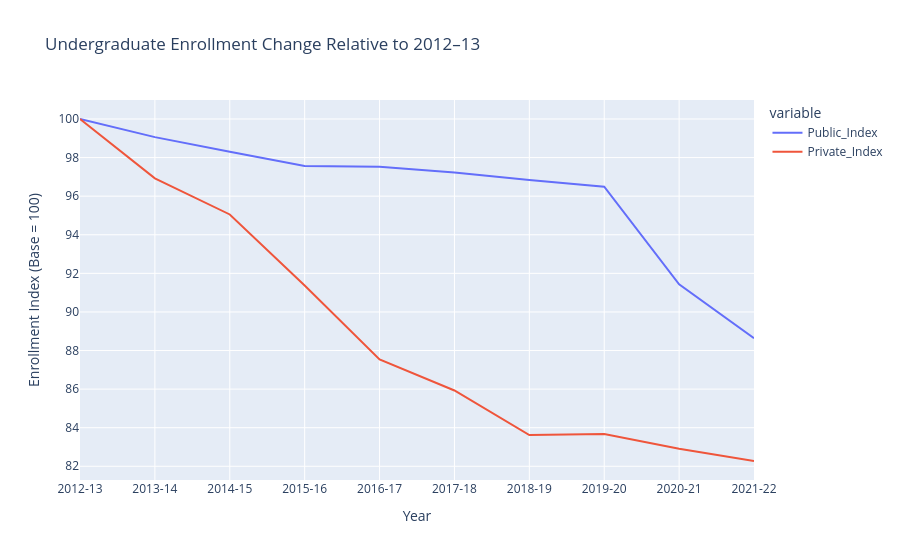

Write notebook code for a chart like this one.
### Markdown cell above
A more accurate statistic of the average percent changer per year. This clearly shows that the private institutions are declining faster than public institutions.

### Code cell
line = pd.DataFrame({
    'Year': public_df['Year'],
    'Public': public_df['Total_Pub_Under'],
    'Private': private_df['Total_Priv_Under']
})

baseline_year = '2012-13'

public_base = line.loc[line['Year'] == baseline_year, 'Public'].iloc[0]
private_base = line.loc[line['Year'] == baseline_year, 'Private'].iloc[0]

line['Public_Index'] = (line['Public'] / public_base) * 100
line['Private_Index'] = (line['Private'] / private_base) * 100

fig = px.line(
    line,
    x='Year',
    y=['Public_Index', 'Private_Index'],
    labels={'value': 'Enrollment Index (Base = 100)'},
    title='Undergraduate Enrollment Change Relative to 2012–13'
)
fig.show()

### Figure 1 — Plotly figure (JSON) as saved in the notebook; plotly's stock layout.template omitted (floating-point values rounded to 4 significant figures)
{"data": [{"hovertemplate": "variable=Public_Index<br>Year=%{x}<br>Enrollment Index (Base = 100)=%{y}<extra></extra>", "legendgroup": "Public_Index", "line": {"color": "#636efa", "dash": "solid"}, "marker": {"symbol": "circle"}, "mode": "lines", "name": "Public_Index", "orientation": "v", "showlegend": true, "type": "scatter", "x": ["2012-13", "2013-14", "2014-15", "2015-16", "2016-17", "2017-18", "2018-19", "2019-20", "2020-21", "2021-22"], "xaxis": "x", "y": [100.0, 99.06, 98.3, 97.57, 97.53, 97.23, 96.84, 96.49, 91.43, 88.64], "yaxis": "y"}, {"hovertemplate": "variable=Private_Index<br>Year=%{x}<br>Enrollment Index (Base = 100)=%{y}<extra></extra>", "legendgroup": "Private_Index", "line": {"color": "#EF553B", "dash": "solid"}, "marker": {"symbol": "circle"}, "mode": "lines", "name": "Private_Index", "orientation": "v", "showlegend": true, "type": "scatter", "x": ["2012-13", "2013-14", "2014-15", "2015-16", "2016-17", "2017-18", "2018-19", "2019-20", "2020-21", "2021-22"], "xaxis": "x", "y": [100.0, 96.93, 95.05, 91.37, 87.54, 85.93, 83.62, 83.68, 82.91, 82.27], "yaxis": "y"}], "layout": {"legend": {"title": {"text": "variable"}, "tracegroupgap": 0}, "title": {"text": "Undergraduate Enrollment Change Relative to 2012–13"}, "xaxis": {"anchor": "y", "domain": [0, 1], "title": {"text": "Year"}}, "yaxis": {"anchor": "x", "domain": [0, 1], "title": {"text": "Enrollment Index (Base = 100)"}}}}
